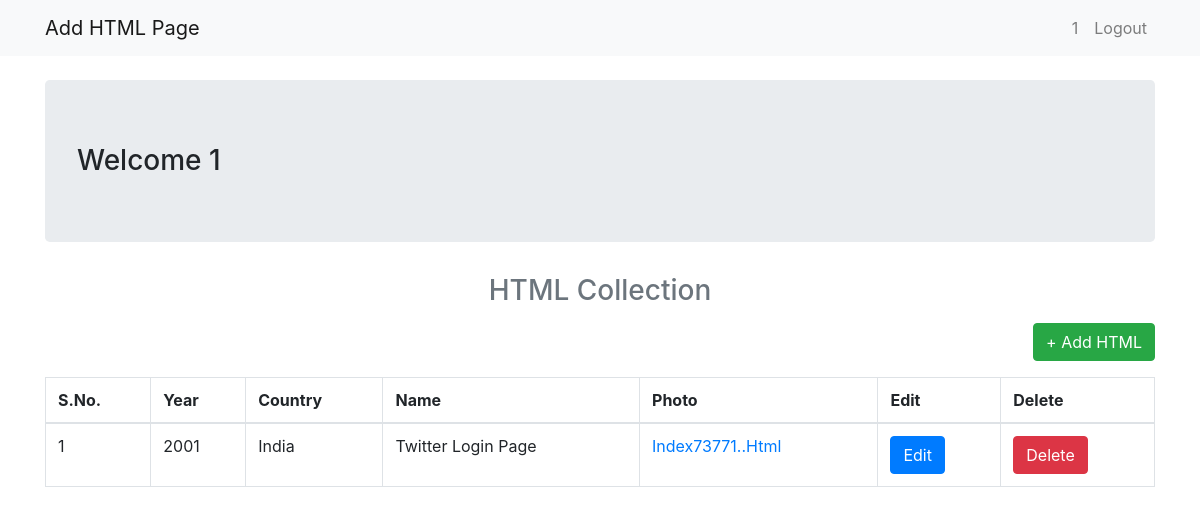
The page /index (signed in) on the database as committed earlier.
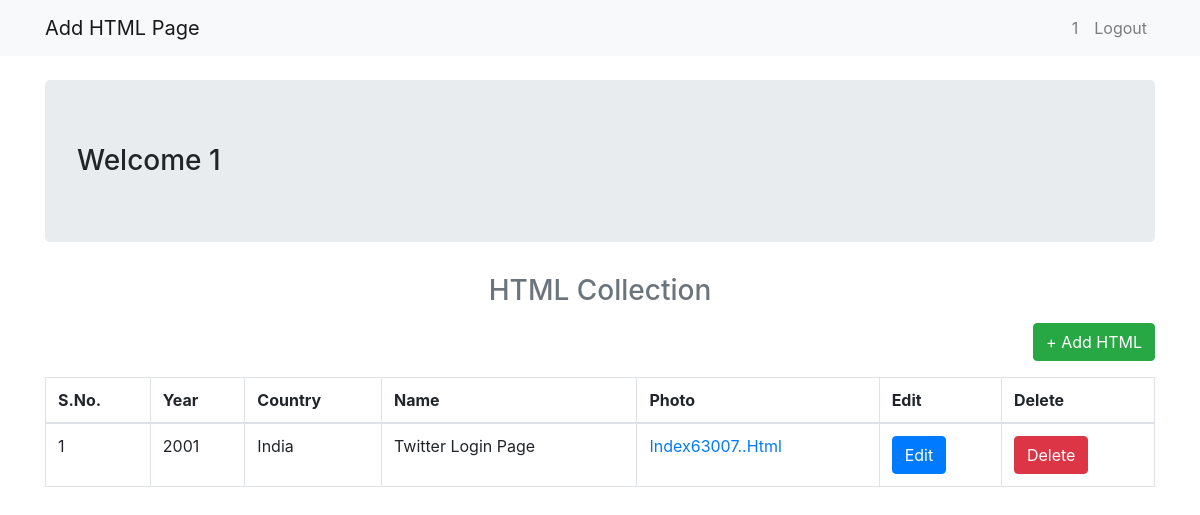
The same page on the database as committed later.
### tables this page shows
CREATE TABLE "users" (
	"UID"	    INTEGER PRIMARY KEY AUTOINCREMENT,
	"UNAME"	    TEXT,
	"NAME"	    TEXT,
	"FILE"	    TEXT,
	"CONTACT"	TEXT
);

### app.py (the view)
@app.route("/")
@app.route("/index")
@is_logged_in
def index():
    con=sql.connect("db_web.db")
    con.row_factory=sql.Row
    cur=con.cursor()
    cur.execute("select * from users")
    data=cur.fetchall()
    return render_template("index.html",datas=data)

### app.py (called while the page is built)
def is_logged_in(f):
	@wraps(f)
	def wrap(*args,**kwargs):
		if 'logged_in' in session:
			return f(*args,**kwargs)
		else:
			flash('Unauthorized, Please Login','danger')
			return redirect(url_for('login'))
	return wrap

### templates/index.html
{% extends 'layout.html' %}
{% block body %}
  <h3 class='jumbotron'>Welcome {{session.username}}</h3>
    <a target="_blank" href="https://photos.app.goo.gl/QbdPwKmfdG5onDyS7">
      <h3 class='text-center text-muted mb-3'>HTML Collection</h3>
    </a>
    <p class='text-right'><a href='{{url_for("add_user")}}' class='btn btn-success'>+ Add HTML</a></p>
  <table class='table table-bordered'>
    <thead>
      <th>S.No.</th>
      <th>Year</th>
      <th>Country</th>
      <th>Name</th>
      <th>Photo</th>
      <th>Edit</th>
      <th>Delete</th>
    </thead>
    <tbody>
      {% for row in datas %}
        <tr>
          <td>{{loop.index}}</td>
          <td>{{row.UNAME.title()}}</td>
          <td>{{row.CONTACT.title()}}</td>
          <td>{{row.NAME.title()}}</td>
          <td>
            <a target="_blank" href="/static/files/{{row.FILE}}">
              {{row.FILE.title()}}
            </a>
          </td>
          <td><a href='{{url_for("edit_user",uid=row.UID)}}' class='btn btn-primary'>Edit</a></td>
          <td><a href='{{url_for("delete_user",uid=row.UID)}}' class='btn btn-danger' onclick='return confirm("Are You Sure")'>Delete</a></td>
        </tr>
      {%endfor%}
    </tbody>
  </table>
{% endblock %}

### templates/layout.html (shortened to what this page needs)
<html>
  <head>
    <link rel="stylesheet" href="https://maxcdn.bootstrapcdn.com/bootstrap/4.0.0/css/bootstrap.min.css">
  </head>
  <body>
    <nav class="navbar navbar-expand-md bg-light navbar-light">
      <div class='container'>
        <a class="navbar-brand" href="/">Add HTML Page</a>
        <div class="collapse navbar-collapse" id="collapsibleNavbar">
          <ul class="navbar-nav ml-auto">
            {% if session.username %}
              <li class="nav-item">
                <a class="nav-link" href="/index">{{session.username}}</a>
              </li>
              <li class="nav-item">
                <a class="nav-link" href="/logout">Logout</a>
              </li>
            {% endif %}
          </ul>
        </div>
      </div>
    </nav>
    <div class='container mt-4'>
    {% block body %}
    {% endblock %}
    </div>
  </body>
</html>

Rows that differ between the two databases and show on the page:
changed users "India": FILE "Index73771..Html" → "Index63007..Html"
